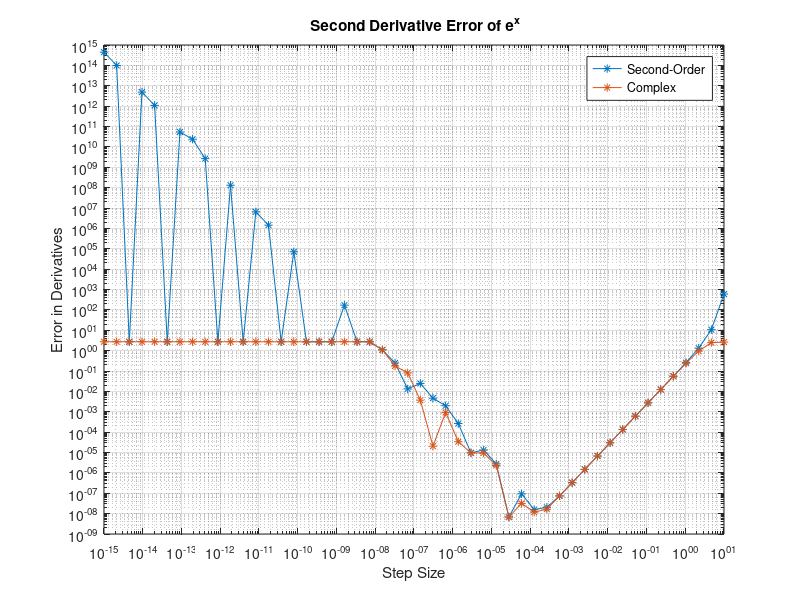

Here is the MATLAB script that generated this plot:
hVec=logspace(-15,1); % Step Size
x=1; % Given

f=exp(x); % Given Fuction
df=exp(x); % First Derivative of Function
dff=exp(x); % Second Derivative of Function

y1=exp(x+hVec); % Forward Difference
y2=exp(x-hVec); % Backward Difference
% Complex
hcomp=complex(0,hVec);
ycomp=real(exp(x + hcomp));

% Second-Order Estimate
ff=(y1 - 2.*f + y2)./(hVec.^2);
ef=abs(ff-dff);

% Complex Step Second Derivative Estimate
fi=2.*(f - ycomp);
fi=fi./(hVec.^2);
ei=abs(fi-dff);

loglog(hVec,ef,'*-');
hold on;
loglog(hVec,ei,'*-');
hold on;
grid on;
title('\bf Second Derivative Error of e^x');
xlabel('Step Size');
ylabel('Error in Derivatives');
legend('Second-Order','Complex');